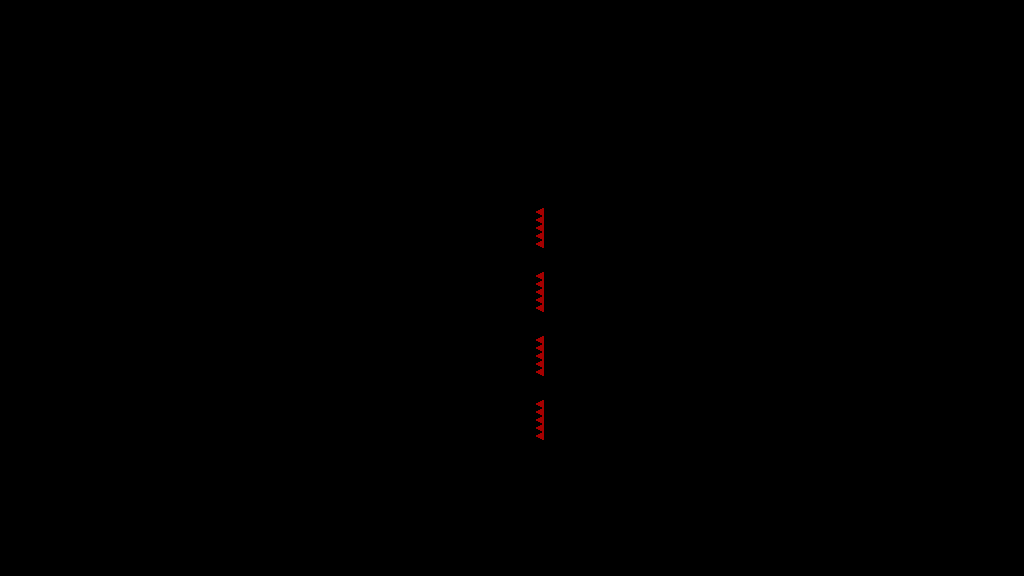

A level layout from a 2D game, rendered from its tile map. Below: a short description, then the map file with tile-grid data replaced by summaries:
An orthogonal 128x72 tile map with 8x8 px tiles, 1 tile layer (T_Spikes) and 63 objects.

<map version="1.4" tiledversion="1.4.3" orientation="orthogonal" renderorder="right-down" width="128" height="72" tilewidth="8" tileheight="8" infinite="0" nextlayerid="5" nextobjectid="129">
 <tileset firstgid="1" source="../../../Sprites/Tiles/DEV/flat/T_spr_nv_flat_0.tsx" />
 <layer id="1" name="T_Spikes" width="128" height="72">
  <data>[9216 cells, 20 non-empty, 1 distinct tile ids]</data>
 </layer>
 <objectgroup id="2" name="C_Solid">
  <object id="7" x="480" y="440" width="64" height="136" />
  <object id="31" x="0" y="208" width="480" height="368" />
  <object id="52" x="544" y="208" width="480" height="40" />
  <object id="53" x="0" y="0" width="1024" height="144" />
  <object id="58" x="1096" y="200" width="456" height="32" />
  <object id="59" x="1096" y="232" width="456" height="32" />
  <object id="60" x="1096" y="264" width="456" height="32" />
  <object id="61" x="1096" y="296" width="456" height="32" />
  <object id="62" x="1096" y="328" width="456" height="32" />
  <object id="63" x="1096" y="360" width="456" height="32" />
  <object id="64" x="1096" y="392" width="456" height="32" />
  <object id="65" x="648" y="248" width="376" height="24" />
  <object id="67" x="760" y="312" width="264" height="24" />
  <object id="68" x="544" y="272" width="480" height="40" />
  <object id="69" x="872" y="376" width="152" height="24" />
  <object id="70" x="544" y="336" width="480" height="40" />
  <object id="72" x="544" y="400" width="480" height="176" />
  <object id="122" x="648" y="208">
   <polygon points="0,0 16,-16 16,0" />
  </object>
  <object id="123" x="664" y="144" width="360" height="64" />
  <object id="124" x="0" y="144" width="360" height="64" />
  <object id="125" x="648" y="144">
   <polygon points="0,0 16,0 16,16" />
  </object>
  <object id="126" x="360" y="192">
   <polygon points="0,0 16,16 0,16" />
  </object>
  <object id="127" x="360" y="144">
   <polygon points="0,0 16,0 0,16" />
  </object>
 </objectgroup>
 <objectgroup id="3" name="C_Balls">
  <object id="33" x="584" y="184" width="8" height="8" />
 </objectgroup>
 <objectgroup id="4" name="C_Orbs">
  <object id="43" x="632" y="256" width="8" height="8" />
  <object id="73" x="616" y="256" width="8" height="8" />
  <object id="74" x="600" y="256" width="8" height="8" />
  <object id="75" x="584" y="256" width="8" height="8" />
  <object id="76" x="568" y="256" width="8" height="8" />
  <object id="77" x="552" y="256" width="8" height="8" />
  <object id="78" x="552" y="320" width="8" height="8" />
  <object id="79" x="568" y="320" width="8" height="8" />
  <object id="80" x="584" y="320" width="8" height="8" />
  <object id="81" x="600" y="320" width="8" height="8" />
  <object id="82" x="616" y="320" width="8" height="8" />
  <object id="83" x="632" y="320" width="8" height="8" />
  <object id="84" x="648" y="320" width="8" height="8" />
  <object id="85" x="664" y="320" width="8" height="8" />
  <object id="86" x="680" y="320" width="8" height="8" />
  <object id="87" x="696" y="320" width="8" height="8" />
  <object id="88" x="712" y="320" width="8" height="8" />
  <object id="89" x="728" y="320" width="8" height="8" />
  <object id="90" x="744" y="320" width="8" height="8" />
  <object id="91" x="744" y="384" width="8" height="8" />
  <object id="92" x="728" y="384" width="8" height="8" />
  <object id="93" x="712" y="384" width="8" height="8" />
  <object id="94" x="696" y="384" width="8" height="8" />
  <object id="95" x="680" y="384" width="8" height="8" />
  <object id="96" x="664" y="384" width="8" height="8" />
  <object id="97" x="648" y="384" width="8" height="8" />
  <object id="98" x="632" y="384" width="8" height="8" />
  <object id="99" x="616" y="384" width="8" height="8" />
  <object id="100" x="600" y="384" width="8" height="8" />
  <object id="101" x="584" y="384" width="8" height="8" />
  <object id="102" x="568" y="384" width="8" height="8" />
  <object id="103" x="552" y="384" width="8" height="8" />
  <object id="104" x="760" y="384" width="8" height="8" />
  <object id="105" x="776" y="384" width="8" height="8" />
  <object id="106" x="792" y="384" width="8" height="8" />
  <object id="107" x="808" y="384" width="8" height="8" />
  <object id="108" x="824" y="384" width="8" height="8" />
  <object id="109" x="856" y="384" width="8" height="8" />
  <object id="110" x="840" y="384" width="8" height="8" />
 </objectgroup>
</map>
